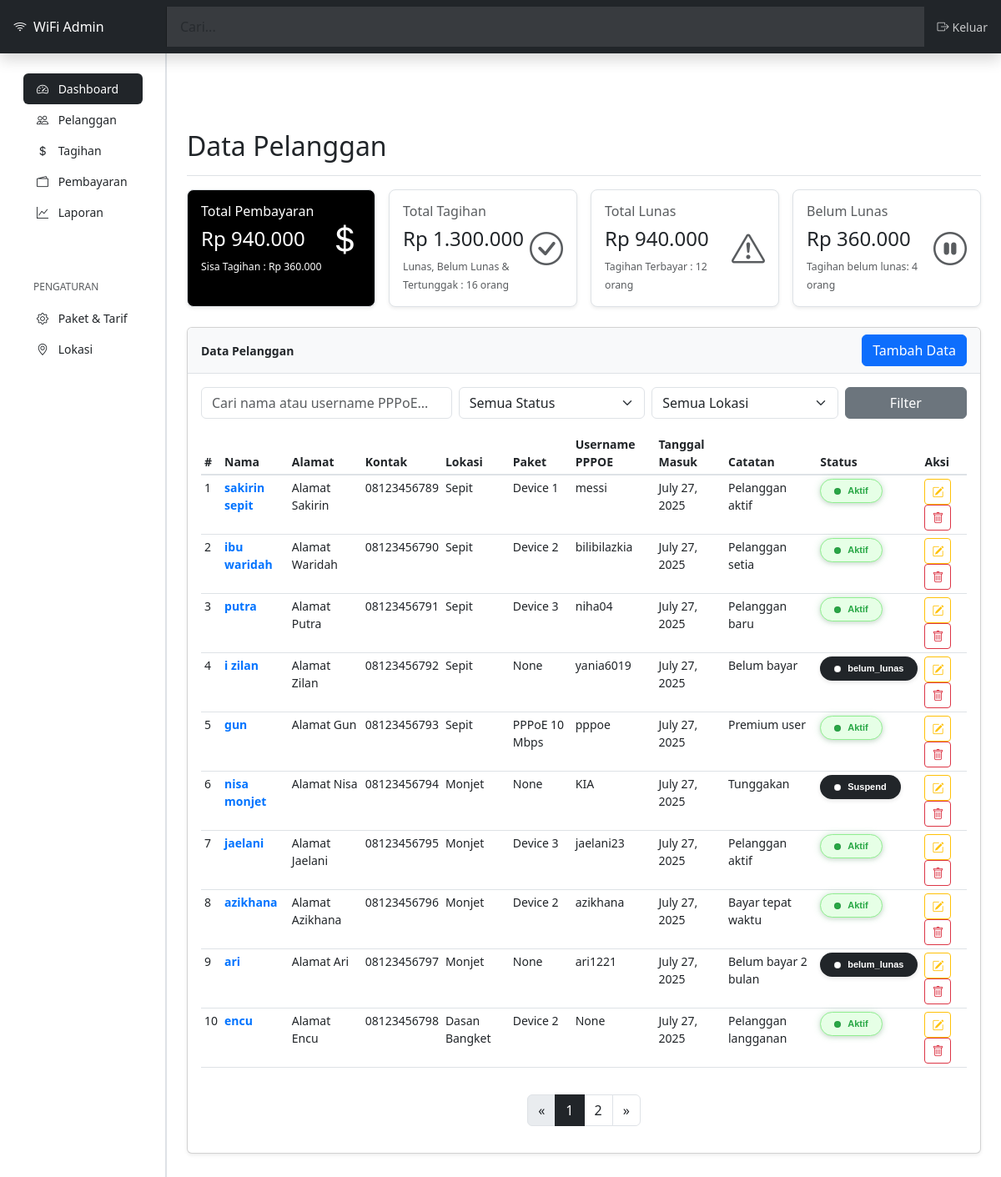
/pelanggan/ (signed in), run on an earlier commit of the app's database.
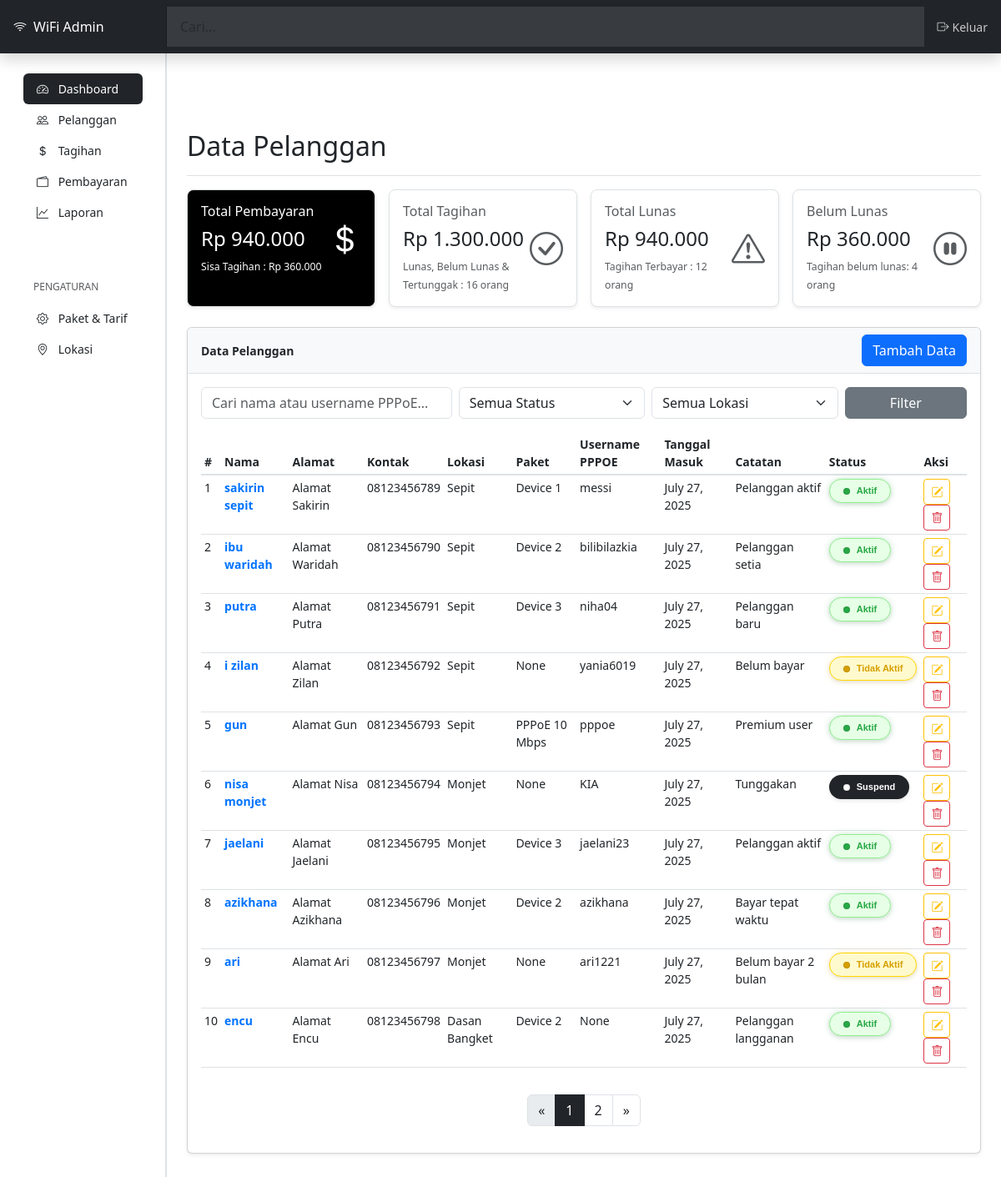
And on a later commit of the database.
### tagihan_app/models.py (models this page shows, shortened)
class Pelanggan(models.Model):
    nama = models.CharField(max_length=200)
    alamat = models.TextField(blank=True, null=True)
    kontak = models.CharField(max_length=50, blank=True, null=True)
    lokasi = models.ForeignKey(Lokasi, on_delete=models.SET_NULL, null=True, blank=True)
    paket = models.ForeignKey(Paket, on_delete=models.SET_NULL, null=True, blank=True)
    username_pppoe = models.CharField(max_length=100, blank=True, null=True)
    tanggal_bergabung = models.DateField(default=timezone.now)
    catatan = models.TextField(blank=True, null=True)
    STATUS_CHOICES = [
        ('aktif', 'Aktif'),
        ('tidak_aktif', 'Tidak Aktif'),
        ('suspend', 'Suspend'),
    ]
    status = models.CharField(max_length=20, choices=STATUS_CHOICES, default='aktif')

class Lokasi(models.Model):
    nama = models.CharField(max_length=100, unique=True)
    def __str__(self):
        return self.nama

### tagihan_app/views.py (the view)
# urls.py: path('pelanggan/', views.pelanggan_list, name='pelanggan_list'),
@login_required
def pelanggan_list(request):
    pelanggan_list = Pelanggan.objects.select_related('lokasi').all()
    query = request.GET.get('q', '').strip()
    status_filter = request.GET.get('status', '')
    lokasi_filter = request.GET.get('lokasi', '')
    if query:
        pelanggan_list = pelanggan_list.filter(
            Q(nama__icontains=query) |
            Q(username_pppoe__icontains=query)
        )
    if status_filter:
        pelanggan_list = pelanggan_list.filter(status=status_filter)
    if lokasi_filter:
        pelanggan_list = pelanggan_list.filter(lokasi__id=lokasi_filter)
    paginator = Paginator(pelanggan_list, ITEMS_PER_PAGE)
    page_obj = paginator.get_page(request.GET.get('page'))
    sumary_states = calculate_summary_stats()
    context = {
        'pelanggan_list': page_obj,
        'page_obj': page_obj,
        'lokasi_choices': Lokasi.objects.all(),
        'query': query,
        'status_filter': status_filter,
        'lokasi_filter': lokasi_filter,
        **sumary_states,
    }
    return render(request, 'pelanggan/list.html', context)

### tagihan_app/models.py (called while the page is built)
    def __str__(self):
        return self.nama

### templates/pelanggan/list.html (shortened to what the changed rows need)
{% extends "base.html" %}
{% load static %}
{% block main %}
<main class="col-md-9 ms-sm-auto col-lg-10 px-md-4 content">
    <div
        class="d-flex justify-content-between flex-wrap flex-md-nowrap align-items-center pt-3 pb-2 mb-3 border-bottom">
        <h1 class="h2">Data Pelanggan</h1>
    </div>
    <div class="row mb-4 g-3">
        <div class="col-md-12 col-lg-12">
            <div class="card shadow-sm">
                <div class="card-body">
                    <div class="table-responsive">
                        <table class="table table-hover table-sm">
                            <thead>
                                <tr>
                                    <th scope="col">#</th>
                                    <th scope="col">Nama</th>
                                    <th scope="col">Alamat</th>
                                    <th scope="col">Kontak</th>
                                    <th scope="col">Lokasi</th>
                                    <th scope="col">Paket</th>
                                    <th scope="col">Username PPPOE</th>
                                    <th scope="col">Tanggal Masuk</th>
                                    <th scope="col">Catatan</th>
                                    <th scope="col">Status</th>
                                    <th scope="col">Aksi</th>
                                </tr>
                            </thead>
                            <tbody>
                                {% for pelanggan in pelanggan_list %}
                                <tr>
                                    <td>{{ forloop.counter }}</td>
                                    <td><a href="{% url 'tagihan_app:pelanggan_detail' pelanggan.id%}" style="font-weight: 600; text-decoration: none; color: rgb(0, 115, 255);">{{ pelanggan.nama }}</a></td>
                                    <td>{{ pelanggan.alamat}}</td>
                                    <td>{{ pelanggan.kontak }}</td>
                                    <td>{{ pelanggan.lokasi }}</td>
                                    <td>{{ pelanggan.paket }}</td>
                                    <td>{{ pelanggan.username_pppoe }}</td>
                                    <td>{{ pelanggan.tanggal_bergabung }}</td>
                                    <td>{{ pelanggan.catatan }}</td>
                                    <td>
                                        {% if pelanggan.status == 'aktif' %}
                                        <span class="badge badge-bg aktif">Aktif</span>
                                        {% elif pelanggan.status == 'tidak_aktif' %}
                                        <span class="badge badge-bg tidak-aktif">Tidak Aktif</span>
                                        {% elif pelanggan.status == 'suspend' %}
                                        <span class="badge badge-bg suspend">Suspend</span>
                                        {% else %}
                                        <span class="badge badge-bg">{{ pelanggan.status }}</span>
                                        {% endif %}
                                    </td>
                                    <td>
                                        <a href="{% url 'tagihan_app:pelanggan_update' pelanggan.id %}" class="btn btn-sm btn-outline-warning" title="Edit">
                                            <i class="bi bi-pencil-square"></i>
                                        </a>
                                        <a href="{% url 'tagihan_app:pelanggan_delete' pelanggan.id %}" class="btn btn-sm btn-outline-danger" title="Hapus"
                                           onclick="return confirm('Yakin ingin menghapus data ini?');">
                                            <i class="bi bi-trash"></i>
                                        </a>
                                    </td>
                                </tr>
                                {% empty %}
                                <tr>
                                    <td colspan="7" class="text-center">Tidak ada pelanggan yang ditemukan.</td>
                                </tr>
                                {% endfor %}
                            </tbody>
                        </table>
                    </div>
                </div>
            </div>
        </div>
    </div>
</main>
{% endblock %}

What changed in the data, as far as the page shows it:
changed Pelanggan "i zilan": status "belum_lunas" → (not shown); now shows "Tidak Aktif"
changed Pelanggan "ari": status "belum_lunas" → (not shown); now shows "Tidak Aktif"
